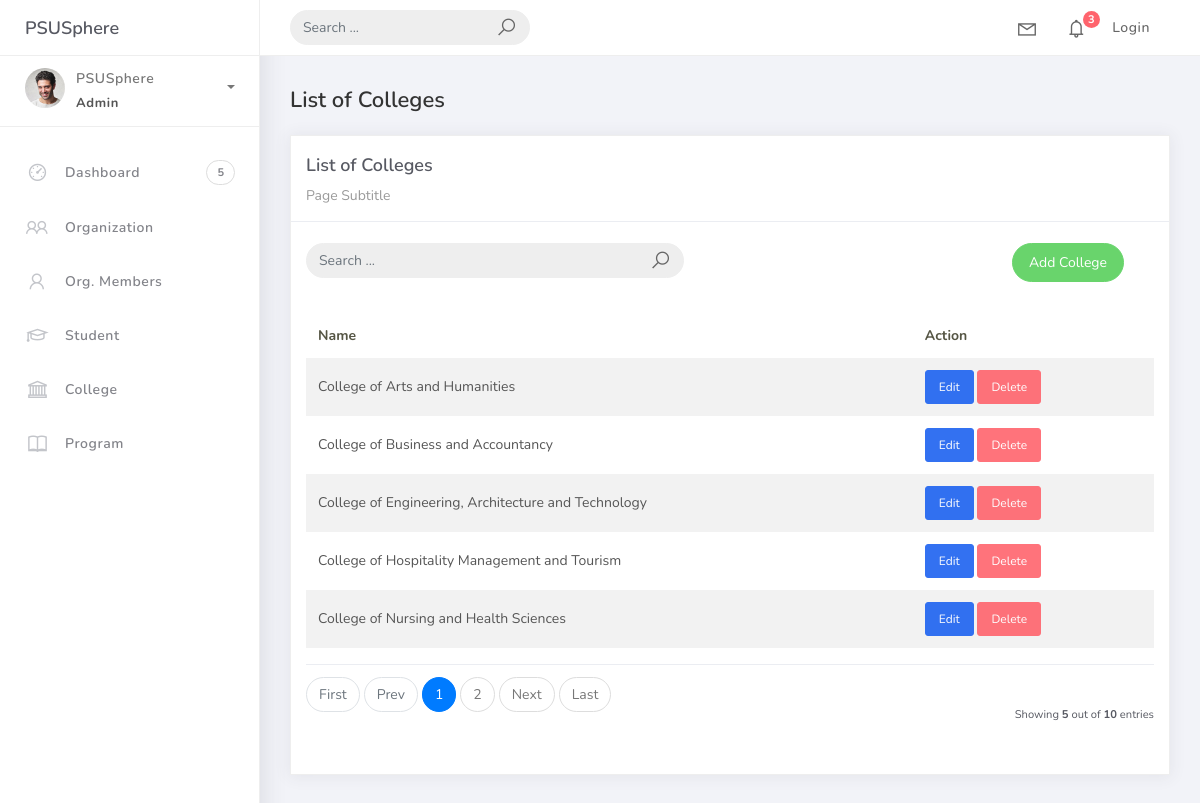
Page /colleges/ on the committed database.
### studentorg/models.py (models this page shows, shortened)
class BaseModel(models.Model):
    created_at = models.DateTimeField(auto_now_add=True, db_index=True)
    updated_at = models.DateTimeField(auto_now=True)
    class Meta:
        abstract = True

class College(BaseModel):
    college_name = models.CharField(max_length=150)

### studentorg/views.py (the view)
# urls.py: path('colleges/', CollegeList.as_view(), name='college-list'),
class CollegeList(ListView):
    model = College
    context_object_name = 'college'
    template_name = 'college_list.html'
    paginate_by = 5
    def get_queryset(self):
        qs = super().get_queryset()
        query = self.request.GET.get('q')
        if query:
            qs = qs.filter(Q(college_name__icontains=query))
        return qs

### projectsite/templates/college_list.html
{% extends 'base.html' %}
{% load static %}
{% block content %}
<div class="content">
<div class="container-fluid">
<h4 class="page-title">List of Colleges</h4>
<div class="row">
<div class="col-md-12">
<div class="card">
<div class="card-header">
<div class="card-title">List of Colleges</div>
<div class="card-category">Page Subtitle</div>
</div>
<br />
<div class="col-md-12 row">
<div class="col-md-6">
<form class="navbar-left navbar-form nav-search mr-md-3" action="{% url 'college-list' %}">
<div class="input-group">
<input type="text" name="q" placeholder="Search ..." class="form-control" />
<div class="input-group-append">
<span class="input-group-text">
<i class="la la-search search-icon"></i>
</span>
</div>
</div>
</form>
</div>
<div class="col-md-6">
<div class="pull-right">
<a href="{% url 'college-add' %}" class="btn btn-success btn-rounded">Add College</a>
</div>
</div>
</div>
<div class="card-body">
<table class="table table-striped mt-3">
<thead>
<tr>
<th scope="col">Name</th>
<th scope="col">Action</th>
</tr>
</thead>
<tbody>
{% for object in object_list %}
<tr>
<td>{{ object.college_name }}</td>
<td>
                        <a href="{% url 'college-update' object.id %}" class="btn btn-sm btn-primary">Edit</a>
                        <a href="{% url 'college-delete' object.id %}" class="btn btn-sm btn-danger">Delete</a>
                    </td>
</tr>
{% empty %}
<tr>
<td colspan="2" style="text-align: center">
<p class="text-sm font-weight-bold mb-0">No Records Found</p>
</td>
</tr>
{% endfor %}
</tbody>
</table>
{% include 'includes/pagination.html' %}
</div>
</div>
</div>
</div>
</div>
</div>
{% endblock %}

### rows in the picture
College: college_name "College of Arts and Humanities"
College: college_name "College of Business and Accountancy"
College: college_name "College of Engineering, Architecture and Technology"
College: college_name "College of Hospitality Management and Tourism"
College: college_name "College of Nursing and Health Sciences"

### other values in the picture
{{ page_num }} "1"
{{ page_num }} "2"
{{ object_list.count }} "5"
{{ paginator.count }} "10"
